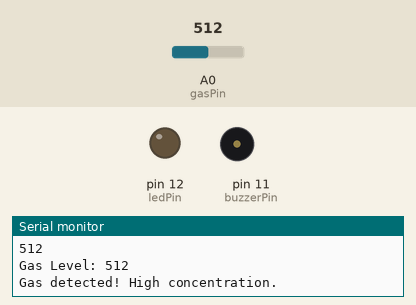
The sketch below on a simulated Arduino Uno, built with avr-gcc and run on an emulated ATmega328P. Shown: output pins drawn as LEDs (lit = HIGH), buzzer (waves = sounding, pin HIGH), the last lines printed to the serial monitor. The test bench sets the inputs (shaded band); at power-on: A0 (gasPin) = 512.

Above: at 4.3 s.
4.4 s: A0 (gasPin) set to 493
At 5.0 s:
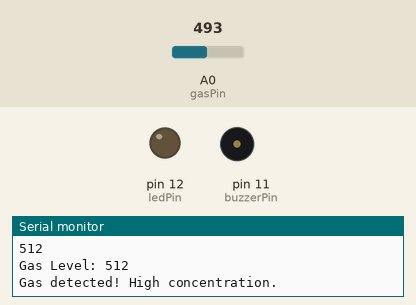
11.6 s: A0 (gasPin) set to 510
At 13.5 s:
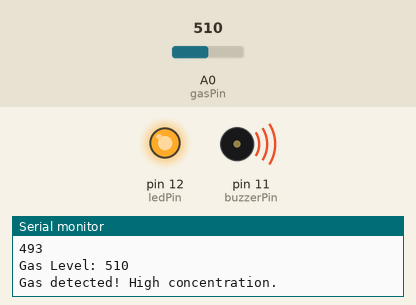
20.2 s: A0 (gasPin) set to 490
At 21.3 s:
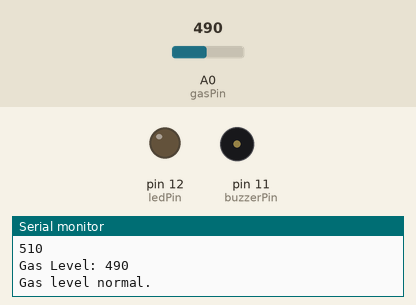
24.7 s: A0 (gasPin) set to 511
At 26.6 s:
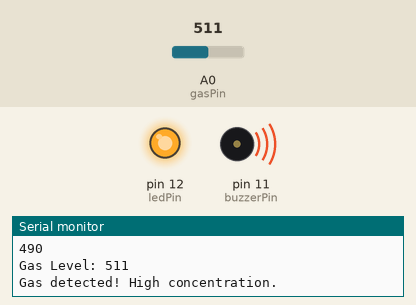
Timing chart, 0 to 34.3 s (numbered marks = the images above; inputs shaded):
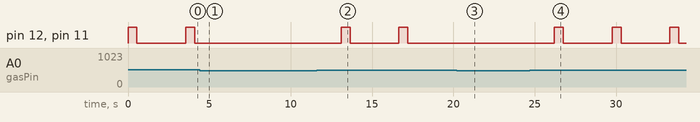

The sketch:

sketch_nov12b.ino
```cpp
const int gasPin = A0; // Analog input pin connected to the sensor's AOUT pin
int gasLevel = 0;      // Variable to store the gas level reading

const int ledPin = 12;    // LED connected to pin 13
const int buzzerPin = 11; // Buzzer connected to pin 12

void setup() {
  Serial.begin(9600);        // Start the serial communication
  pinMode(gasPin, INPUT);    // Set the gas sensor pin as an input
  pinMode(ledPin, OUTPUT);   // Set the LED pin as an output
  pinMode(buzzerPin, OUTPUT);// Set the buzzer pin as an output
}

void loop() {
  // Read the analog value from the gas sensor
  gasLevel = analogRead(gasPin);
  Serial.print("Gas Level: ");
  Serial.println(gasLevel); // Print the gas level to the Serial Monitor

  // Simple threshold detection
  if (gasLevel > 500) { // Adjust this threshold as needed
    Serial.println("Gas detected! High concentration.");

    // Turn on the LED and buzzer
    digitalWrite(ledPin, HIGH);
    digitalWrite(buzzerPin, HIGH);

    delay(550); // Wait for 350ms for a warning pulse

    // Turn off the LED and buzzer
    digitalWrite(ledPin, LOW);
    digitalWrite(buzzerPin, LOW);
  } else {
    Serial.println("Gas level normal.");

    // Ensure both LED and buzzer are off
    digitalWrite(ledPin, LOW);
    digitalWrite(buzzerPin, LOW);
  }

  delay(3000); // Wait for 1 second before reading again
  Serial.println(gasLevel);
}
```

Measured:
- after the input at 4.4 s, pin 12 (ledPin), pin 11 (buzzerPin): stops changing and stays LOW
- after the input at 11.6 s, pin 12 (ledPin), pin 11 (buzzerPin): alternates HIGH for 0.55 s and LOW for 3.0 s, starting after 1.5 s
- after the input at 20.2 s, pin 12 (ledPin), pin 11 (buzzerPin): stops changing and stays LOW
- after the input at 24.7 s, pin 12 (ledPin), pin 11 (buzzerPin): alternates HIGH for 0.55 s and LOW for 3.0 s, starting after 1.5 s
- by itself, pin 12 (ledPin), pin 11 (buzzerPin): alternates HIGH for 0.55 s and LOW for 3.0 s
